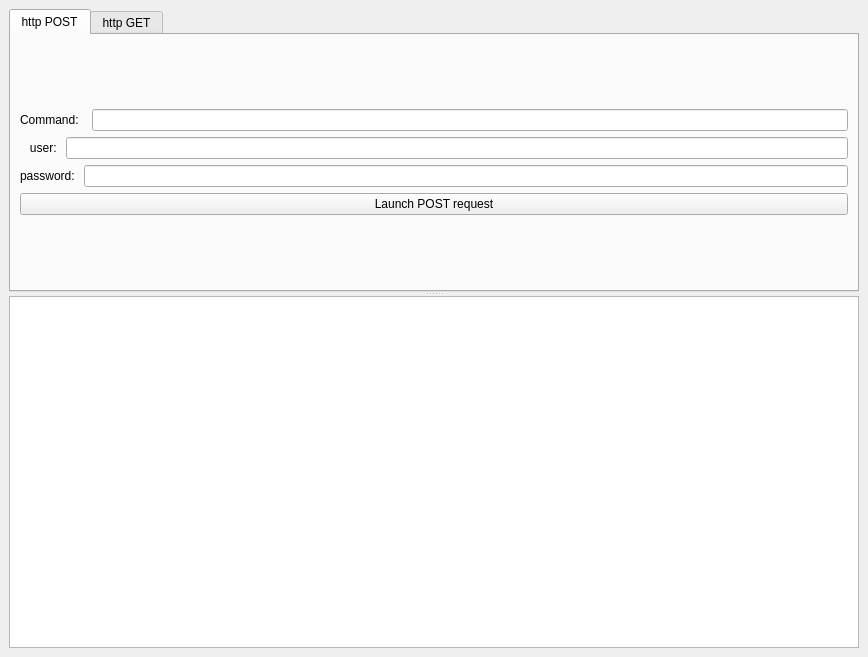
<?xml version="1.0" encoding="UTF-8"?>
<ui version="4.0">
 <class>MainWindow</class>
 <widget class="QMainWindow" name="MainWindow">
  <property name="geometry">
   <rect>
    <x>0</x>
    <y>0</y>
    <width>868</width>
    <height>657</height>
   </rect>
  </property>
  <property name="windowTitle">
   <string>MainWindow</string>
  </property>
  <widget class="QWidget" name="MainWidget">
   <layout class="QGridLayout" name="gridLayout_3">
    <item row="0" column="0">
     <widget class="QSplitter" name="splitter">
      <property name="orientation">
       <enum>Qt::Orientation::Vertical</enum>
      </property>
      <widget class="QTabWidget" name="tabWidget">
       <property name="currentIndex">
        <number>0</number>
       </property>
       <widget class="QWidget" name="tab">
        <attribute name="title">
         <string>http POST</string>
        </attribute>
        <layout class="QGridLayout" name="gridLayout_2">
         <item row="0" column="0">
          <layout class="QVBoxLayout" name="verticalLayout_2">
           <item>
            <layout class="QHBoxLayout" name="horizontalLayout_3">
             <item>
              <widget class="QLabel" name="label">
               <property name="text">
                <string>Command:  </string>
               </property>
              </widget>
             </item>
             <item>
              <widget class="QLineEdit" name="PostCommadEdit"/>
             </item>
            </layout>
           </item>
           <item>
            <layout class="QHBoxLayout" name="horizontalLayout_2">
             <item>
              <widget class="QLabel" name="label_2">
               <property name="text">
                <string>   user: </string>
               </property>
              </widget>
             </item>
             <item>
              <widget class="QLineEdit" name="LineEditUser"/>
             </item>
            </layout>
           </item>
           <item>
            <layout class="QHBoxLayout" name="horizontalLayout">
             <item>
              <widget class="QLabel" name="label_3">
               <property name="text">
                <string>password: </string>
               </property>
              </widget>
             </item>
             <item>
              <widget class="QLineEdit" name="LineEditPass"/>
             </item>
            </layout>
           </item>
           <item>
            <widget class="QPushButton" name="PostButton">
             <property name="text">
              <string>Launch POST request</string>
             </property>
            </widget>
           </item>
          </layout>
         </item>
        </layout>
       </widget>
       <widget class="QWidget" name="tab_2">
        <attribute name="title">
         <string>http GET</string>
        </attribute>
        <layout class="QGridLayout" name="gridLayout">
         <item row="0" column="0">
          <layout class="QVBoxLayout" name="verticalLayout_3">
           <item>
            <layout class="QHBoxLayout" name="horizontalLayout_4">
             <item>
              <widget class="QLabel" name="label_4">
               <property name="text">
                <string>Command:  </string>
               </property>
              </widget>
             </item>
             <item>
              <widget class="QLineEdit" name="GetCommadEdit"/>
             </item>
            </layout>
           </item>
           <item>
            <layout class="QHBoxLayout" name="horizontalLayout_5">
             <item>
              <widget class="QLabel" name="label_5">
               <property name="text">
                <string> Token: </string>
               </property>
              </widget>
             </item>
             <item>
              <widget class="QLineEdit" name="LineEditToken"/>
             </item>
            </layout>
           </item>
           <item>
            <widget class="QPushButton" name="GetButton">
             <property name="text">
              <string>Launch GET request</string>
             </property>
            </widget>
           </item>
          </layout>
         </item>
        </layout>
       </widget>
      </widget>
      <widget class="QTextEdit" name="TextOut"/>
     </widget>
    </item>
   </layout>
  </widget>
 </widget>
 <resources/>
 <connections/>
</ui>
